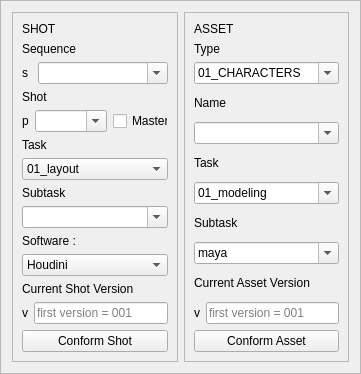
          <widget class="QFrame" name="frame_2">
           <property name="frameShape">
            <enum>QFrame::StyledPanel</enum>
           </property>
           <property name="frameShadow">
            <enum>QFrame::Raised</enum>
           </property>
           <layout class="QGridLayout" name="gridLayout_8">
            <item row="0" column="0">
             <widget class="QFrame" name="shot_frame">
              <property name="enabled">
               <bool>true</bool>
              </property>
              <property name="frameShape">
               <enum>QFrame::StyledPanel</enum>
              </property>
              <property name="frameShadow">
               <enum>QFrame::Raised</enum>
              </property>
              <layout class="QGridLayout" name="gridLayout_6">
               <item row="0" column="0">
                <layout class="QVBoxLayout" name="verticalLayout_4">
                 <item>
                  <widget class="QLabel" name="label_8">
                   <property name="text">
                    <string>SHOT</string>
                   </property>
                  </widget>
                 </item>
                 <item>
                  <widget class="QLabel" name="label_6">
                   <property name="text">
                    <string>Sequence</string>
                   </property>
                  </widget>
                 </item>
                 <item>
                  <layout class="QHBoxLayout" name="horizontalLayout">
                   <item>
                    <widget class="QLabel" name="s_label">
                     <property name="maximumSize">
                      <size>
                       <width>10</width>
                       <height>16777215</height>
                      </size>
                     </property>
                     <property name="text">
                      <string>s</string>
                     </property>
                    </widget>
                   </item>
                   <item>
                    <widget class="QComboBox" name="input_sequence_combo_box">
                     <property name="toolTip">
                      <string>&lt;html&gt;&lt;head/&gt;&lt;body&gt;&lt;p&gt;&lt;span style=&quot; font-weight:600;&quot;&gt;// HELP //&lt;/span&gt;&lt;/p&gt;&lt;p&gt;- You don't have to input the letter 's'&lt;/p&gt;&lt;p&gt;- Use a three numbers padding (ex: 010)&lt;/p&gt;&lt;p&gt;-&amp;quot;Multiply&amp;quot; your original sequence number by 10 to get the correct name (ex: sequence 7 = s070)&lt;/p&gt;&lt;p&gt;-To insert a shot between two existings, you can use the last number (ex: between s040 &amp;amp; s050 = s045)&lt;/p&gt;&lt;/body&gt;&lt;/html&gt;</string>
                     </property>
                     <property name="editable">
                      <bool>true</bool>
                     </property>
                    </widget>
                   </item>
                  </layout>
                 </item>
                </layout>
               </item>
               <item row="1" column="0">
                <layout class="QVBoxLayout" name="verticalLayout">
                 <item>
                  <widget class="QLabel" name="label_9">
                   <property name="text">
                    <string>Shot</string>
                   </property>
                  </widget>
                 </item>
                 <item>
                  <layout class="QHBoxLayout" name="horizontalLayout_6">
                   <item>
                    <widget class="QLabel" name="p_label">
                     <property name="maximumSize">
                      <size>
                       <width>10</width>
                       <height>16777215</height>
                      </size>
                     </property>
                     <property name="text">
                      <string>p</string>
                     </property>
                    </widget>
                   </item>
                   <item>
                    <widget class="QComboBox" name="input_shot_combo_box">
                     <property name="toolTip">
                      <string>&lt;html&gt;&lt;head/&gt;&lt;body&gt;&lt;p&gt;&lt;span style=&quot; font-weight:600;&quot;&gt;// HELP //&lt;/span&gt;&lt;/p&gt;&lt;p&gt;- You don't have to input the letter 'p'&lt;/p&gt;&lt;p&gt;- Use a three numbers padding (ex: 010)&lt;/p&gt;&lt;p&gt;-&amp;quot;Multiply&amp;quot; your original shot number by 10 to get the correct name (ex: shot 27 = p270&lt;/p&gt;&lt;p&gt;- To insert a shot between two existings, you can use the last number (ex: between p020 &amp;amp; p030 = p025)&lt;/p&gt;&lt;/body&gt;&lt;/html&gt;</string>
                     </property>
                     <property name="editable">
                      <bool>true</bool>
                     </property>
                    </widget>
                   </item>
                   <item>
                    <widget class="QCheckBox" name="shot_master_checkbox">
                     <property name="maximumSize">
                      <size>
                       <width>55</width>
                       <height>16777215</height>
                      </size>
                     </property>
                     <property name="text">
                      <string>Master</string>
                     </property>
                    </widget>
                   </item>
                  </layout>
                 </item>
                </layout>
               </item>
               <item row="2" column="0">
                <layout class="QVBoxLayout" name="verticalLayout_10">
                 <item>
                  <widget class="QLabel" name="label_11">
                   <property name="text">
                    <string>Task</string>
                   </property>
                  </widget>
                 </item>
                 <item>
                  <widget class="QComboBox" name="input_shot_task_combo_box">
                   <item>
                    <property name="text">
                     <string>01_layout</string>
                    </property>
                   </item>
                   <item>
                    <property name="text">
                     <string>02_blocking</string>
                    </property>
                   </item>
                   <item>
                    <property name="text">
                     <string>03_anim</string>
                    </property>
                   </item>
                   <item>
                    <property name="text">
                     <string>04_fx</string>
                    </property>
                   </item>
                   <item>
                    <property name="text">
                     <string>05_render</string>
                    </property>
                   </item>
                   <item>
                    <property name="text">
                     <string>06_comp</string>
                    </property>
                   </item>
                  </widget>
                 </item>
                </layout>
               </item>
               <item row="3" column="0">
                <layout class="QVBoxLayout" name="verticalLayout_3">
                 <item>
                  <widget class="QLabel" name="label_13">
                   <property name="text">
                    <string>Subtask</string>
                   </property>
                  </widget>
                 </item>
                 <item>
                  <layout class="QHBoxLayout" name="horizontalLayout_4">
                   <item>
                    <widget class="QComboBox" name="input_shot_subtask_combo_box">
                     <property name="toolTip">
                      <string>&lt;html&gt;&lt;head/&gt;&lt;body&gt;&lt;p&gt;&lt;span style=&quot; font-weight:600;&quot;&gt;// HELP //&lt;/span&gt;&lt;/p&gt;&lt;p&gt;- OPTIONAL, The default subtask is &amp;quot;main&amp;quot;&lt;/p&gt;&lt;p&gt;- Blank spaces will bhe replaced by underscores&lt;/p&gt;&lt;p&gt;- Capital letters will be replaced by lowercase letters&lt;/p&gt;&lt;/body&gt;&lt;/html&gt;</string>
                     </property>
                     <property name="editable">
                      <bool>true</bool>
                     </property>
                    </widget>
                   </item>
                  </layout>
                 </item>
                </layout>
               </item>
               <item row="4" column="0">
                <layout class="QVBoxLayout" name="verticalLayout_2">
                 <item>
                  <widget class="QLabel" name="label_18">
                   <property name="text">
                    <string>Software : </string>
                   </property>
                  </widget>
                 </item>
                 <item>
                  <widget class="QComboBox" name="shot_software_combo_box">
                   <item>
                    <property name="text">
                     <string>Houdini</string>
                    </property>
                   </item>
                   <item>
                    <property name="text">
                     <string>Maya</string>
                    </property>
                   </item>
                  </widget>
                 </item>
                </layout>
               </item>
               <item row="5" column="0">
                <layout class="QVBoxLayout" name="verticalLayout_8">
                 <item>
                  <widget class="QLabel" name="label_2">
                   <property name="text">
                    <string>Current Shot Version</string>
                   </property>
                  </widget>
                 </item>
                 <item>
                  <layout class="QHBoxLayout" name="horizontalLayout_2">
                   <item>
                    <widget class="QLabel" name="label_3">
                     <property name="text">
                      <string>v</string>
                     </property>
                    </widget>
                   </item>
                   <item>
                    <widget class="QLineEdit" name="shot_version">
                     <property name="toolTip">
                      <string>&lt;html&gt;&lt;head/&gt;&lt;body&gt;&lt;p&gt;&lt;span style=&quot; font-weight:600;&quot;&gt;// HELP //&lt;/span&gt;&lt;/p&gt;&lt;p&gt;- input the current version of the file you want to conform&lt;/p&gt;&lt;p&gt;- You don't have to input the letter 'v'&lt;/p&gt;&lt;p&gt;- Use a three numbers padding (ex: 0070)&lt;/p&gt;&lt;/body&gt;&lt;/html&gt;</string>
                     </property>
                     <property name="text">
                      <string/>
                     </property>
                     <property name="placeholderText">
                      <string>first version = 001</string>
                     </property>
                    </widget>
                   </item>
                  </layout>
                 </item>
                </layout>
               </item>
               <item row="6" column="0">
                <widget class="QPushButton" name="conform_shot_btn">
                 <property name="text">
                  <string>Conform Shot</string>
                 </property>
                </widget>
               </item>
              </layout>
             </widget>
            </item>
            <item row="0" column="1">
             <widget class="QFrame" name="asset_frame">
              <property name="frameShape">
               <enum>QFrame::StyledPanel</enum>
              </property>
              <property name="frameShadow">
               <enum>QFrame::Raised</enum>
              </property>
              <layout class="QGridLayout" name="gridLayout_4">
               <item row="0" column="0">
                <layout class="QVBoxLayout" name="verticalLayout_7">
                 <item>
                  <widget class="QLabel" name="label_7">
                   <property name="text">
                    <string>ASSET</string>
                   </property>
                  </widget>
                 </item>
                 <item>
                  <widget class="QLabel" name="label_5">
                   <property name="text">
                    <string>Type</string>
                   </property>
                  </widget>
                 </item>
                 <item>
                  <widget class="QComboBox" name="asset_type_combo_box">
                   <property name="editable">
                    <bool>true</bool>
                   </property>
                   <item>
                    <property name="text">
                     <string>01_CHARACTERS</string>
                    </property>
                   </item>
                   <item>
                    <property name="text">
                     <string>02_VEHICLES</string>
                    </property>
                   </item>
                   <item>
                    <property name="text">
                     <string>03_PROPS</string>
                    </property>
                   </item>
                   <item>
                    <property name="text">
                     <string>04_SETS</string>
                    </property>
                   </item>
                   <item>
                    <property name="text">
                     <string>05_FXS</string>
                    </property>
                   </item>
                  </widget>
                 </item>
                </layout>
               </item>
               <item row="1" column="0">
                <layout class="QVBoxLayout" name="verticalLayout_6">
                 <item>
                  <widget class="QLabel" name="label_10">
                   <property name="text">
                    <string>Name</string>
                   </property>
                  </widget>
                 </item>
                 <item>
                  <layout class="QHBoxLayout" name="horizontalLayout_5">
                   <item>
                    <widget class="QComboBox" name="input_asset_name_combo_box">
                     <property name="toolTip">
                      <string>&lt;html&gt;&lt;head/&gt;&lt;body&gt;&lt;p&gt;&lt;span style=&quot; font-weight:600;&quot;&gt;// HELP //&lt;/span&gt;&lt;/p&gt;&lt;p&gt;- Blank spaces will bhe replaced by underscores&lt;/p&gt;&lt;p&gt;- Capital letters will be replaced by lowercase letters&lt;/p&gt;&lt;/body&gt;&lt;/html&gt;</string>
                     </property>
                     <property name="editable">
                      <bool>true</bool>
                     </property>
                    </widget>
                   </item>
                  </layout>
                 </item>
                </layout>
               </item>
               <item row="2" column="0">
                <layout class="QVBoxLayout" name="verticalLayout_11">
                 <item>
                  <widget class="QLabel" name="label_12">
                   <property name="text">
                    <string>Task</string>
                   </property>
                  </widget>
                 </item>
                 <item>
                  <widget class="QComboBox" name="input_asset_task_combo_box">
                   <property name="editable">
                    <bool>true</bool>
                   </property>
                   <item>
                    <property name="text">
                     <string>01_modeling</string>
                    </property>
                   </item>
                   <item>
                    <property name="text">
                     <string>02_modeling_lowres</string>
                    </property>
                   </item>
                   <item>
                    <property name="text">
                     <string>03_uvs</string>
                    </property>
                   </item>
                   <item>
                    <property name="text">
                     <string>04_texturing</string>
                    </property>
                   </item>
                   <item>
                    <property name="text">
                     <string>05_setup</string>
                    </property>
                   </item>
                   <item>
                    <property name="text">
                     <string>06_lookdev</string>
                    </property>
                   </item>
                  </widget>
                 </item>
                </layout>
               </item>
               <item row="3" column="0">
                <layout class="QVBoxLayout" name="verticalLayout_13">
                 <item>
                  <widget class="QLabel" name="label_14">
                   <property name="text">
                    <string>Subtask</string>
                   </property>
                  </widget>
                 </item>
                 <item>
                  <widget class="QComboBox" name="input_asset_subtask_combo_box">
                   <property name="editable">
                    <bool>true</bool>
                   </property>
                   <item>
                    <property name="text">
                     <string>maya</string>
                    </property>
                   </item>
                   <item>
                    <property name="text">
                     <string>pftrack</string>
                    </property>
                   </item>
                   <item>
                    <property name="text">
                     <string>zbrush</string>
                    </property>
                   </item>
                   <item>
                    <property name="text">
                     <string>marvelous</string>
                    </property>
                   </item>
                   <item>
                    <property name="text">
                     <string>speedtree</string>
                    </property>
                   </item>
                   <item>
                    <property name="text">
                     <string>houdini</string>
                    </property>
                   </item>
                   <item>
                    <property name="text">
                     <string>substance</string>
                    </property>
                   </item>
                   <item>
                    <property name="text">
                     <string>mari</string>
                    </property>
                   </item>
                  </widget>
                 </item>
                </layout>
               </item>
               <item row="4" column="0">
                <layout class="QVBoxLayout" name="verticalLayout_12">
                 <item>
                  <widget class="QLabel" name="label_15">
                   <property name="text">
                    <string>Current Asset Version</string>
                   </property>
                  </widget>
                 </item>
                 <item>
                  <layout class="QHBoxLayout" name="horizontalLayout_3">
                   <item>
                    <widget class="QLabel" name="label_16">
                     <property name="text">
                      <string>v</string>
                     </property>
                    </widget>
                   </item>
                   <item>
                    <widget class="QLineEdit" name="asset_version">
                     <property name="toolTip">
                      <string>&lt;html&gt;&lt;head/&gt;&lt;body&gt;&lt;p&gt;&lt;span style=&quot; font-weight:600;&quot;&gt;// HELP //&lt;/span&gt;&lt;/p&gt;&lt;p&gt;- input the current version of the file you want to conform&lt;/p&gt;&lt;p&gt;- You don't have to input the letter 'v'&lt;/p&gt;&lt;p&gt;- Use a three numbers padding (ex: 0070)&lt;/p&gt;&lt;/body&gt;&lt;/html&gt;</string>
                     </property>
                     <property name="text">
                      <string/>
                     </property>
                     <property name="placeholderText">
                      <string>first version = 001</string>
                     </property>
                    </widget>
                   </item>
                  </layout>
                 </item>
                </layout>
               </item>
               <item row="5" column="0">
                <widget class="QPushButton" name="conform_asset_btn">
                 <property name="text">
                  <string>Conform Asset</string>
                 </property>
                </widget>
               </item>
              </layout>
             </widget>
            </item>
           </layout>
          </widget>
